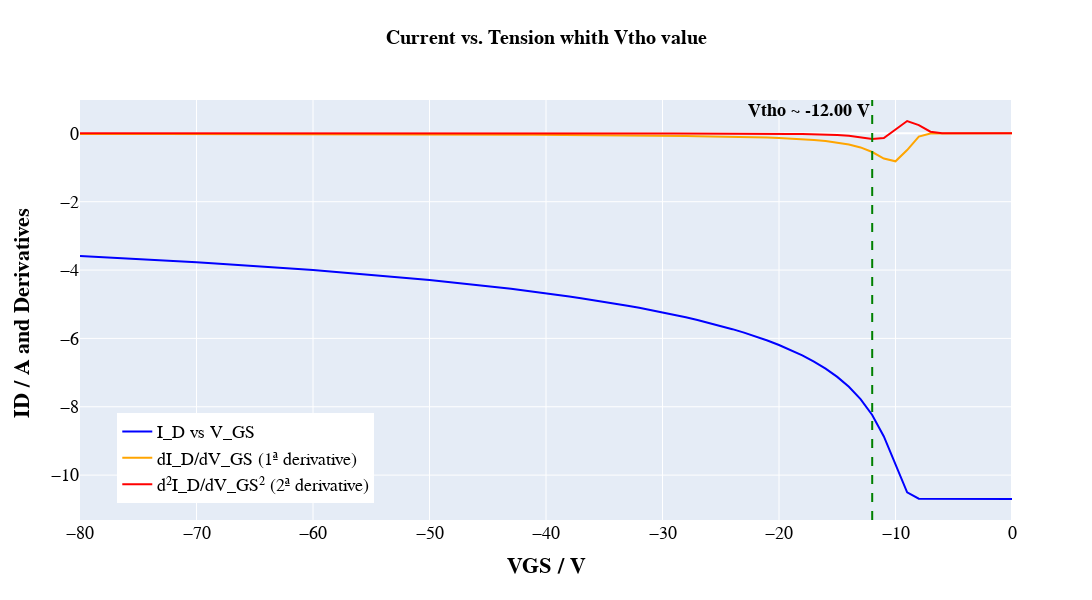

The notebook cell this image was saved under:
### Markdown cell above
---
## **FineTuning Vtho**

### Code cell
vtho_calculation(in_model_data)
